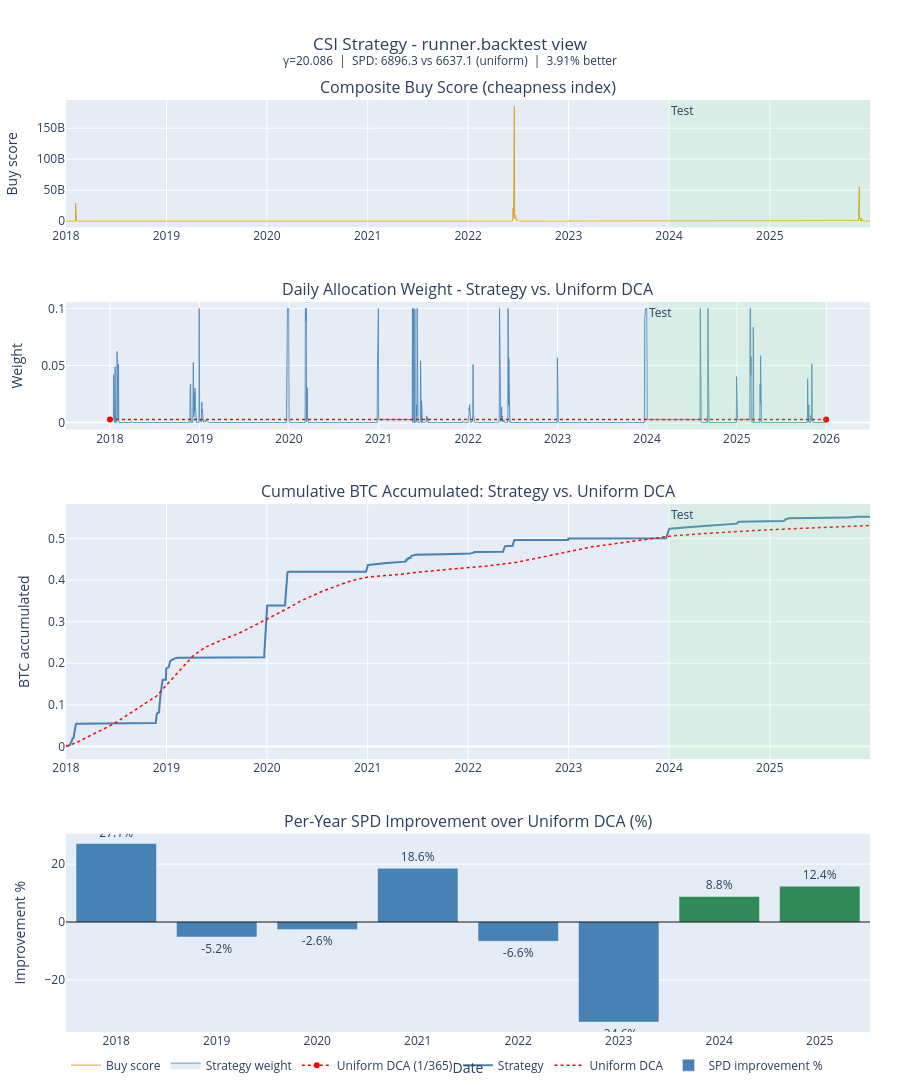

Notebook code cell kept with this figure:
### Code cell
from stacksats import UniformStrategy
from src import strategy_utils

csi_yearly      = []
uniform_yearly  = []
uniform_strategy = UniformStrategy()

all_years = sorted(full_eval_df["date"].dt.year.unique())
for year in all_years:
    csi_yr = strategy_utils.export_one_year(csi_strategy, btc_df_pl, year, runner)
    if csi_yr is not None:
        csi_yearly.append(csi_yr)
    uni_yr = strategy_utils.export_one_year(uniform_strategy, btc_df_pl, year, runner)
    if uni_yr is not None:
        uniform_yearly.append(uni_yr)

csi_all     = pl.concat(csi_yearly).rename({"weight": "csi_weight"})
uniform_all = pl.concat(uniform_yearly).rename({"weight": "baseline_weight"})

merged_runner = (
    csi_all.select(["date", "price_usd", "csi_weight"])
    .join(uniform_all.select(["date", "baseline_weight"]), on="date", how="inner")
    .sort("date")
    .with_columns(pl.col("date").cast(pl.Date).dt.year().alias("year"))
)

merged_runner = merged_runner.with_columns([
    (pl.col("csi_weight")      * src_config.TOTAL_BUDGET_USD).alias("csi_usd"),
    (pl.col("baseline_weight") * src_config.TOTAL_BUDGET_USD).alias("baseline_usd"),
]).with_columns([
    (pl.col("csi_usd")      / pl.col("price_usd")).alias("btc_accum_csi"),
    (pl.col("baseline_usd") / pl.col("price_usd")).alias("btc_accum_baseline"),
]).with_columns([
    (pl.col("btc_accum_csi")      * 100_000_000).alias("sats_accum_csi"),
    (pl.col("btc_accum_baseline") * 100_000_000).alias("sats_accum_baseline"),
])

# Per-year SPD improvement (Panel 4 equivalent)
spd_by_year = (
    merged_runner
    .group_by("year")
    .agg([
        (pl.col("csi_weight")      / pl.col("price_usd")).sum().alias("spd_csi"),
        (pl.col("baseline_weight") / pl.col("price_usd")).sum().alias("spd_baseline"),
    ])
    .with_columns(((pl.col("spd_csi") / pl.col("spd_baseline") - 1) * 100).alias("improvement_pct"))
    .sort("year")
)

total_dynamic_btc  = merged_runner["btc_accum_csi"].sum()
total_baseline_btc = merged_runner["btc_accum_baseline"].sum()
n_years            = merged_runner["year"].n_unique()
total_spend_usd    = src_config.TOTAL_BUDGET_USD * n_years

sats_per_dollar_dynamic  = (total_dynamic_btc  / total_spend_usd) * 100_000_000
sats_per_dollar_baseline = (total_baseline_btc / total_spend_usd) * 100_000_000
pct_diff = (total_dynamic_btc - total_baseline_btc) / total_baseline_btc * 100
label    = "better" if pct_diff > 0 else "worse"

print(f"Total BTC, CSI:     {total_dynamic_btc:.6f}  (${total_spend_usd:.0f} deployed)")
print(f"Total BTC, Uniform: {total_baseline_btc:.6f}")
print(f"SPD, CSI:           {sats_per_dollar_dynamic:.2f}")
print(f"SPD, Uniform:       {sats_per_dollar_baseline:.2f}")
print(f"CSI {abs(pct_diff):.2f}% {label} than Uniform")
print(spd_by_year)

# --- Recompute buy scores for Panel 1 (batch, from opt params) ---
runner_scores = compute_scores(full_eval_df, opt_logits, opt_exponent)

plot_pd     = merged_runner.to_pandas()
plot_pd["date"] = pd.to_datetime(plot_pd["date"])
runner_dates    = pd.to_datetime(plot_pd["date"].to_numpy())
runner_weights  = plot_pd["csi_weight"].to_numpy()
runner_prices   = plot_pd["price_usd"].to_numpy()
dca_weight      = 1.0 / WINDOW_SIZE

btc_per_day_strat = runner_weights  * src_config.TOTAL_BUDGET_USD / runner_prices
btc_per_day_dca   = dca_weight      * src_config.TOTAL_BUDGET_USD / runner_prices
cum_strat_r = np.cumsum(btc_per_day_strat)
cum_dca_r   = np.cumsum(btc_per_day_dca)

# Bar data from spd_by_year
spd_pd      = spd_by_year.to_pandas().sort_values("year")
bar_labels_r = [str(y) for y in spd_pd["year"]]
bar_colors_r = ["steelblue" if y <= 2023 else "seagreen" for y in spd_pd["year"]]

fig2 = make_subplots(
    rows=4, cols=1,
    subplot_titles=[
        "Composite Buy Score (cheapness index)",
        "Daily Allocation Weight - Strategy vs. Uniform DCA",
        "Cumulative BTC Accumulated: Strategy vs. Uniform DCA",
        "Per-Year SPD Improvement over Uniform DCA (%)",
    ],
    vertical_spacing=0.08,
    row_heights=[0.18, 0.18, 0.36, 0.28],
)

fig2.add_trace(go.Scatter(x=runner_dates, y=runner_scores,
    name="Buy score", line=dict(color="goldenrod", width=1)), row=1, col=1)

fig2.add_trace(go.Scatter(x=runner_dates, y=runner_weights,
    name="Strategy weight", line=dict(color="steelblue", width=0.8),
    fill="tozeroy", fillcolor="rgba(70,130,180,0.15)"), row=2, col=1)
fig2.add_trace(go.Scatter(
    x=[runner_dates.min(), runner_dates.max()], y=[dca_weight, dca_weight],
    name=f"Uniform DCA (1/365)", line=dict(color="red", dash="dot", width=1.5)), row=2, col=1)

fig2.add_trace(go.Scatter(x=runner_dates, y=cum_strat_r,
    name="Strategy", line=dict(color="steelblue", width=2)), row=3, col=1)
fig2.add_trace(go.Scatter(x=runner_dates, y=cum_dca_r,
    name="Uniform DCA", line=dict(color="red", dash="dot", width=1.5)), row=3, col=1)

for row_i in [1, 2, 3]:
    fig2.add_vrect(x0=TEST_START, x1=str(runner_dates.max().date()),
        fillcolor="lightgreen", opacity=0.15, line_width=0,
        annotation_text="Test", annotation_position="top left", row=row_i, col=1)

fig2.add_trace(go.Bar(
    x=bar_labels_r, y=spd_pd["improvement_pct"],
    marker_color=bar_colors_r,
    text=[f"{v:.1f}%" for v in spd_pd["improvement_pct"]],
    textposition="outside", name="SPD improvement %"), row=4, col=1)
fig2.add_hline(y=0, line_color="black", line_width=1, row=4, col=1)

fig2.update_layout(
    title=dict(text=(
        f"CSI Strategy - runner.backtest view<br>"
        f"<sup>γ={opt_exponent:.3f}  |  "
        f"SPD: {sats_per_dollar_dynamic:.1f} vs {sats_per_dollar_baseline:.1f} (uniform)  |  "
        f"{abs(pct_diff):.2f}% {label}</sup>"
    ), x=0.5),
    height=1700,
    legend=dict(orientation="h", y=-0.02),
    margin=dict(l=60, r=30, t=100, b=60),
)
fig2.update_yaxes(title_text="Buy score",        row=1, col=1)
fig2.update_yaxes(title_text="Weight",           row=2, col=1)
fig2.update_yaxes(title_text="BTC accumulated",  row=3, col=1)
fig2.update_yaxes(title_text="Improvement %",    row=4, col=1)
fig2.update_xaxes(title_text="Date",             row=4, col=1)
fig2.show()

### Figure 1 — Plotly figure (JSON) as saved in the notebook; plotly's stock layout.template omitted (floating-point values rounded to 4 significant figures; data arrays with more than 128 entries replaced by an {"elided": "..."} marker saying what was removed)
{"data": [{"line": {"color": "goldenrod", "width": 1}, "name": "Buy score", "type": "scatter", "x": {"elided": "2920 str values"}, "xaxis": "x", "y": {"elided": "2920 float values"}, "yaxis": "y"}, {"fill": "tozeroy", "fillcolor": "rgba(70,130,180,0.15)", "line": {"color": "steelblue", "width": 0.8}, "name": "Strategy weight", "type": "scatter", "x": {"elided": "2920 str values"}, "xaxis": "x2", "y": {"elided": "2920 float values"}, "yaxis": "y2"}, {"line": {"color": "red", "dash": "dot", "width": 1.5}, "name": "Uniform DCA (1/365)", "type": "scatter", "x": ["2018-01-01T00:00:00", "2025-12-31T00:00:00"], "xaxis": "x2", "y": [0.00274, 0.00274], "yaxis": "y2"}, {"line": {"color": "steelblue", "width": 2}, "name": "Strategy", "type": "scatter", "x": {"elided": "2920 str values"}, "xaxis": "x3", "y": {"elided": "2920 float values"}, "yaxis": "y3"}, {"line": {"color": "red", "dash": "dot", "width": 1.5}, "name": "Uniform DCA", "type": "scatter", "x": {"elided": "2920 str values"}, "xaxis": "x3", "y": {"elided": "2920 float values"}, "yaxis": "y3"}, {"marker": {"color": ["steelblue", "steelblue", "steelblue", "steelblue", "steelblue", "steelblue", "seagreen", "seagreen"]}, "name": "SPD improvement %", "text": ["27.1%", "-5.2%", "-2.6%", "18.6%", "-6.6%", "-34.6%", "8.8%", "12.4%"], "textposition": "outside", "type": "bar", "x": ["2018", "2019", "2020", "2021", "2022", "2023", "2024", "2025"], "xaxis": "x4", "y": [27.1, -5.168, -2.563, 18.56, -6.644, -34.58, 8.834, 12.38], "yaxis": "y4"}], "layout": {"annotations": [{"font": {"size": 16}, "showarrow": false, "text": "Composite Buy Score (cheapness index)", "x": 0.5, "xanchor": "center", "xref": "paper", "y": 1.0, "yanchor": "bottom", "yref": "paper"}, {"font": {"size": 16}, "showarrow": false, "text": "Daily Allocation Weight - Strategy vs. Uniform DCA", "x": 0.5, "xanchor": "center", "xref": "paper", "y": 0.7832, "yanchor": "bottom", "yref": "paper"}, {"font": {"size": 16}, "showarrow": false, "text": "Cumulative BTC Accumulated: Strategy vs. Uniform DCA", "x": 0.5, "xanchor": "center", "xref": "paper", "y": 0.5664, "yanchor": "bottom", "yref": "paper"}, {"font": {"size": 16}, "showarrow": false, "text": "Per-Year SPD Improvement over Uniform DCA (%)", "x": 0.5, "xanchor": "center", "xref": "paper", "y": 0.2128, "yanchor": "bottom", "yref": "paper"}, {"showarrow": false, "text": "Test", "x": "2024-01-01", "xanchor": "left", "xref": "x", "y": 1, "yanchor": "top", "yref": "y domain"}, {"showarrow": false, "text": "Test", "x": "2024-01-01", "xanchor": "left", "xref": "x2", "y": 1, "yanchor": "top", "yref": "y2 domain"}, {"showarrow": false, "text": "Test", "x": "2024-01-01", "xanchor": "left", "xref": "x3", "y": 1, "yanchor": "top", "yref": "y3 domain"}], "height": 1700, "legend": {"orientation": "h", "y": -0.02}, "margin": {"b": 60, "l": 60, "r": 30, "t": 100}, "shapes": [{"fillcolor": "lightgreen", "line": {"width": 0}, "opacity": 0.15, "type": "rect", "x0": "2024-01-01", "x1": "2025-12-31", "xref": "x", "y0": 0, "y1": 1, "yref": "y domain"}, {"fillcolor": "lightgreen", "line": {"width": 0}, "opacity": 0.15, "type": "rect", "x0": "2024-01-01", "x1": "2025-12-31", "xref": "x2", "y0": 0, "y1": 1, "yref": "y2 domain"}, {"fillcolor": "lightgreen", "line": {"width": 0}, "opacity": 0.15, "type": "rect", "x0": "2024-01-01", "x1": "2025-12-31", "xref": "x3", "y0": 0, "y1": 1, "yref": "y3 domain"}, {"line": {"color": "black", "width": 1}, "type": "line", "x0": 0, "x1": 1, "xref": "x4 domain", "y0": 0, "y1": 0, "yref": "y4"}], "title": {"text": "CSI Strategy - runner.backtest view<br><sup>γ=20.086  |  SPD: 6896.3 vs 6637.1 (uniform)  |  3.91% better</sup>", "x": 0.5}, "xaxis": {"anchor": "y", "domain": [0.0, 1.0]}, "xaxis2": {"anchor": "y2", "domain": [0.0, 1.0]}, "xaxis3": {"anchor": "y3", "domain": [0.0, 1.0]}, "xaxis4": {"anchor": "y4", "domain": [0.0, 1.0], "title": {"text": "Date"}}, "yaxis": {"anchor": "x", "domain": [0.8632, 1.0], "title": {"text": "Buy score"}}, "yaxis2": {"anchor": "x2", "domain": [0.6464, 0.7832], "title": {"text": "Weight"}}, "yaxis3": {"anchor": "x3", "domain": [0.2928, 0.5664], "title": {"text": "BTC accumulated"}}, "yaxis4": {"anchor": "x4", "domain": [0.0, 0.2128], "title": {"text": "Improvement %"}}}}
